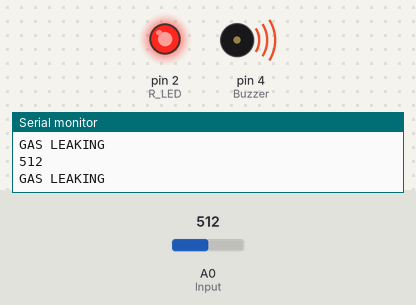
This sketch was run on a simulated Arduino Uno, built with avr-gcc and run on an emulated ATmega328P. Parts: output pins drawn as LEDs (lit = HIGH), buzzer (waves = sounding, pin HIGH), the last lines printed to the serial monitor. The test bench sets the inputs (shaded band); at power-on: A0 (Input) = 512.

Above: at 1.2 s.
1.3 s: A0 (Input) set to 460
4.3 s: A0 (Input) set to 436
At 4.7 s:
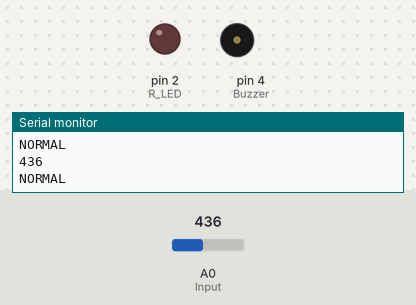
Timing chart, 0 to 7.3 s (numbered marks = the images above; inputs shaded):
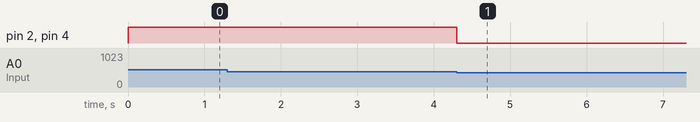

The sketch:

arduino-code.ino
```cpp
// GAS DETECTOR
int Input = A0;
int R_LED = 2;
int Buzzer = 4;
// VAL INTEGER
int val;
int MAX = 450;

void setup() {
  Serial.begin(2400);
  pinMode(Input ,INPUT);
  pinMode(R_LED ,OUTPUT);
  pinMode(Buzzer ,OUTPUT);
}

void loop() {
  val = analogRead(A0);
  if (val >= MAX) {
    digitalWrite(R_LED ,HIGH);
    digitalWrite(Buzzer ,HIGH);
    Serial.println("GAS LEAKING");
    Serial.println(val);
  }
  else {
    digitalWrite(R_LED ,LOW);
    digitalWrite(Buzzer ,LOW);
    Serial.println("NORMAL");
    Serial.println(val);
  }
}
```

Measured:
- the behaviour switches between 450 and 449 on A0 (Input) (found by bisection; images 0 and 1)
- after the input at 4.3 s, pin 2 (R_LED), pin 4 (Buzzer): HIGH → LOW at once
